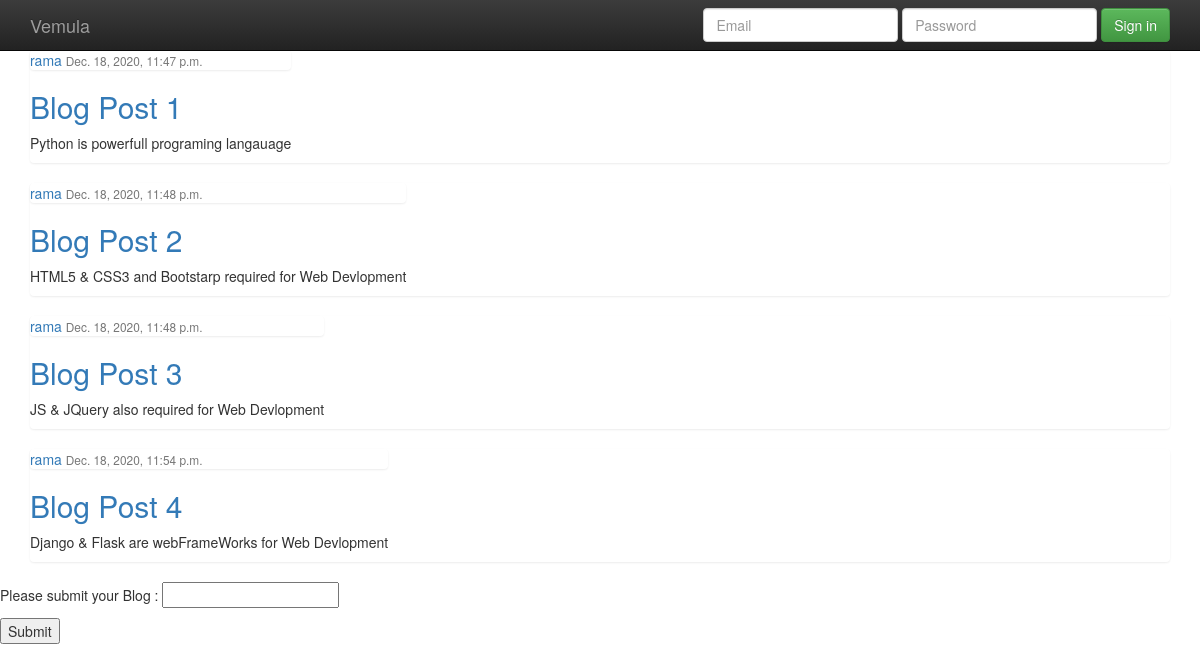
Page /technlogies on the committed database.
### blog/models.py (models this page shows, shortened)
class Post(models.Model):
	title = models.CharField(max_length = 100)
	content = models.TextField()
	date_posted = models.DateTimeField(default=timezone.now)
	author = models.ForeignKey(User,on_delete=models.CASCADE)

### blog/views.py (the view)
# urls.py: path('technlogies',views.technlogies,name='technlogies'),
def technlogies(request):
    context = {
        'posts': Post.objects.all()
    }
    return render(request,'blog/Technlogies.html',context)

### blog/templates/blog/Technlogies.html (shortened to what this page needs)
{% extends "blog/base.html" %}
{% block content %}
<section class="container">
	{% for post in posts %}
	      <div class="list-group">
	      <article class="media content-section">
	              <div class="media-body">
	                <div class="list-group">
	                    <a class="mr-2" href="#">{{ post.author }}</a>
	                    <small class="text-muted">{{ post.date_posted }}</small>
	                </div>
	                <h2><a class="article-title" href="#">{{ post.title }}</a></h2>
	                <p class="article-content">{{ post.content }}</p>
	              </div>
	      </article>
	      </div>
	{% endfor %}
</section>
<section>
	<form action="" method="post">
		<p>
			Please submit your Blog :
			<input type="text" name="url">
        </p>
        <p>
            <button type="submit">Submit</button>
        </p>
	</form>
</section>
        {% endblock %}

### blog/templates/blog/base.html (shortened to what this page needs)
<!doctype html>
<html class="no-js" lang="">
    <head>
        <link rel="stylesheet" href="static/blog/css/bootstrap.min.css">
        <link rel="stylesheet" href="static/blog/css/bootstrap-theme.min.css">
        <link rel="stylesheet" href="static/blog/css/main.css">
    </head>
    <body>
    <nav class="navbar navbar-inverse navbar-fixed-top" role="navigation">
      <div class="container">
        <div class="navbar-header">
          <a class="navbar-brand" href="#">Vemula</a>
        </div>
        <div id="navbar" class="navbar-collapse collapse">
          <form class="navbar-form navbar-right" role="form">
            <div class="form-group">
              <input type="text" placeholder="Email" class="form-control">
            </div>
            <div class="form-group">
              <input type="password" placeholder="Password" class="form-control">
            </div>
            <button type="submit" class="btn btn-success">Sign in</button>
          </form>
        </div>
      </div>
    </nav>
    {% block content %}
    {% endblock %}
    </body>
</html>

### blog/static/blog/css/main.css (style rules this page uses)
h2,h3,h4,h5,h6 { color: #b30000; }

### blog/templates/blog/base.html (style rules this page uses)
body { padding-top: 50px; padding-bottom: 20px; }

### rows in the picture
Post: author "rama", date_posted "Dec. 18, 2020, 11:47 p.m.", title "Blog Post 1", content "Python is powerfull programing langauage"
Post: author "rama", date_posted "Dec. 18, 2020, 11:48 p.m.", title "Blog Post 2", content "HTML5 & CSS3 and Bootstarp required for Web Devlopment"
Post: author "rama", date_posted "Dec. 18, 2020, 11:48 p.m.", title "Blog Post 3", content "JS & JQuery also required for Web Devlopment"
Post: author "rama", date_posted "Dec. 18, 2020, 11:54 p.m.", title "Blog Post 4", content "Django & Flask are webFrameWorks for Web Devlopment"
